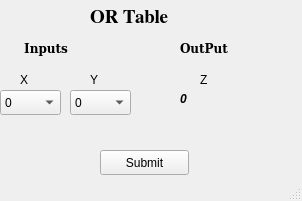
<?xml version="1.0" encoding="UTF-8"?>
<ui version="4.0">
 <class>MainWindow</class>
 <widget class="QMainWindow" name="MainWindow">
  <property name="geometry">
   <rect>
    <x>0</x>
    <y>0</y>
    <width>302</width>
    <height>201</height>
   </rect>
  </property>
  <property name="windowTitle">
   <string>ComboBox</string>
  </property>
  <widget class="QWidget" name="centralwidget">
   <widget class="QComboBox" name="comboBox">
    <property name="geometry">
     <rect>
      <x>0</x>
      <y>90</y>
      <width>61</width>
      <height>25</height>
     </rect>
    </property>
    <item>
     <property name="text">
      <string>0</string>
     </property>
    </item>
    <item>
     <property name="text">
      <string>1</string>
     </property>
    </item>
   </widget>
   <widget class="QLabel" name="label">
    <property name="geometry">
     <rect>
      <x>20</x>
      <y>40</y>
      <width>101</width>
      <height>17</height>
     </rect>
    </property>
    <property name="font">
     <font>
      <family>DejaVu Serif</family>
      <weight>75</weight>
      <bold>true</bold>
     </font>
    </property>
    <property name="autoFillBackground">
     <bool>false</bool>
    </property>
    <property name="text">
     <string> Inputs</string>
    </property>
   </widget>
   <widget class="QComboBox" name="comboBox_2">
    <property name="geometry">
     <rect>
      <x>70</x>
      <y>90</y>
      <width>61</width>
      <height>25</height>
     </rect>
    </property>
    <item>
     <property name="text">
      <string>0</string>
     </property>
    </item>
    <item>
     <property name="text">
      <string>1</string>
     </property>
    </item>
   </widget>
   <widget class="QLabel" name="label_2">
    <property name="geometry">
     <rect>
      <x>20</x>
      <y>70</y>
      <width>21</width>
      <height>20</height>
     </rect>
    </property>
    <property name="text">
     <string>X</string>
    </property>
   </widget>
   <widget class="QLabel" name="label_3">
    <property name="geometry">
     <rect>
      <x>90</x>
      <y>70</y>
      <width>20</width>
      <height>20</height>
     </rect>
    </property>
    <property name="text">
     <string>Y</string>
    </property>
   </widget>
   <widget class="QLabel" name="label_4">
    <property name="geometry">
     <rect>
      <x>180</x>
      <y>40</y>
      <width>101</width>
      <height>17</height>
     </rect>
    </property>
    <property name="font">
     <font>
      <family>DejaVu Serif</family>
      <weight>75</weight>
      <bold>true</bold>
     </font>
    </property>
    <property name="autoFillBackground">
     <bool>false</bool>
    </property>
    <property name="text">
     <string>OutPut</string>
    </property>
   </widget>
   <widget class="QLabel" name="label_5">
    <property name="geometry">
     <rect>
      <x>200</x>
      <y>70</y>
      <width>20</width>
      <height>20</height>
     </rect>
    </property>
    <property name="text">
     <string>Z</string>
    </property>
   </widget>
   <widget class="QPushButton" name="pushButton">
    <property name="geometry">
     <rect>
      <x>100</x>
      <y>150</y>
      <width>89</width>
      <height>25</height>
     </rect>
    </property>
    <property name="text">
     <string>Submit</string>
    </property>
   </widget>
   <widget class="QLabel" name="label_6">
    <property name="geometry">
     <rect>
      <x>180</x>
      <y>90</y>
      <width>51</width>
      <height>17</height>
     </rect>
    </property>
    <property name="font">
     <font>
      <weight>75</weight>
      <italic>true</italic>
      <bold>true</bold>
     </font>
    </property>
    <property name="text">
     <string>0</string>
    </property>
    <property name="scaledContents">
     <bool>false</bool>
    </property>
   </widget>
   <widget class="QLabel" name="label_7">
    <property name="geometry">
     <rect>
      <x>90</x>
      <y>7</y>
      <width>81</width>
      <height>20</height>
     </rect>
    </property>
    <property name="font">
     <font>
      <family>FreeSerif</family>
      <pointsize>14</pointsize>
      <weight>75</weight>
      <bold>true</bold>
     </font>
    </property>
    <property name="text">
     <string>OR Table</string>
    </property>
   </widget>
  </widget>
  <widget class="QStatusBar" name="statusbar"/>
 </widget>
 <resources/>
 <connections/>
</ui>
